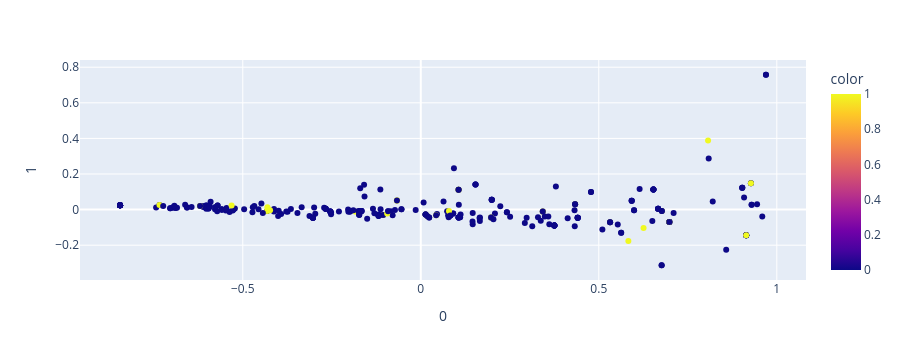
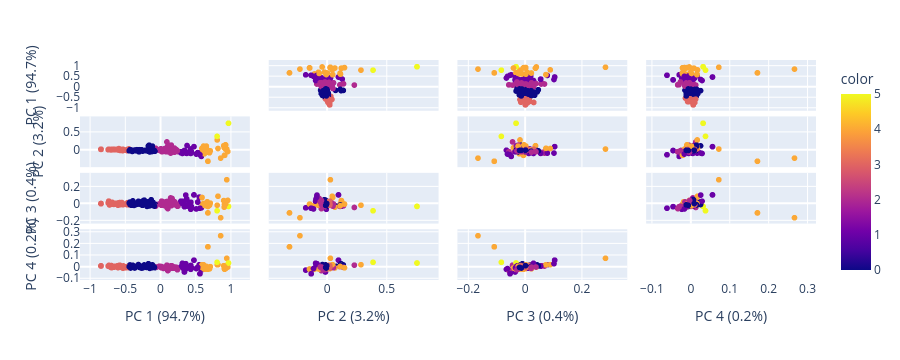

Source (notebook cell) for these figures, in order:
### Code cell
plot_2comp_target(vectors_x, dff['Y'])
plot_comp_variability(vectors_x, cluster_labels_x)

### Figure 1 — Plotly figure (JSON) as saved in the notebook; plotly's stock layout.template omitted (floating-point values rounded to 4 significant figures; data arrays with more than 128 entries replaced by an {"elided": "..."} marker saying what was removed)
{"data": [{"hovertemplate": "0=%{x}<br>1=%{y}<br>color=%{marker.color}<extra></extra>", "legendgroup": "", "marker": {"color": {"elided": "313 int values"}, "coloraxis": "coloraxis", "symbol": "circle"}, "mode": "markers", "name": "", "orientation": "v", "showlegend": false, "type": "scatter", "x": {"elided": "313 float values"}, "xaxis": "x", "y": {"elided": "313 float values"}, "yaxis": "y"}], "layout": {"coloraxis": {"colorbar": {"title": {"text": "color"}}, "colorscale": [[0, "#0d0887"], [0.1111, "#46039f"], [0.2222, "#7201a8"], [0.3333, "#9c179e"], [0.4444, "#bd3786"], [0.5556, "#d8576b"], [0.6667, "#ed7953"], [0.7778, "#fb9f3a"], [0.8889, "#fdca26"], [1, "#f0f921"]]}, "height": 360, "legend": {"tracegroupgap": 0}, "margin": {"t": 60}, "xaxis": {"anchor": "y", "autorange": true, "domain": [0, 1], "range": [-0.9546, 1.079], "title": {"text": "0"}, "type": "linear"}, "yaxis": {"anchor": "x", "autorange": true, "domain": [0, 1], "range": [-0.3956, 0.8406], "title": {"text": "1"}, "type": "linear"}}}

### Figure 2 — Plotly figure (JSON) as saved in the notebook; plotly's stock layout.template omitted (floating-point values rounded to 4 significant figures; data arrays with more than 128 entries replaced by an {"elided": "..."} marker saying what was removed)
{"data": [{"diagonal": {"visible": false}, "dimensions": [{"axis": {"matches": true}, "label": "PC 1 (94.7%)", "values": {"elided": "313 float values"}}, {"axis": {"matches": true}, "label": "PC 2 (3.2%)", "values": {"elided": "313 float values"}}, {"axis": {"matches": true}, "label": "PC 3 (0.4%)", "values": {"elided": "313 float values"}}, {"axis": {"matches": true}, "label": "PC 4 (0.2%)", "values": {"elided": "313 float values"}}], "hovertemplate": "%{xaxis.title.text}=%{x}<br>%{yaxis.title.text}=%{y}<br>color=%{marker.color}<extra></extra>", "legendgroup": "", "marker": {"color": {"elided": "313 int values"}, "coloraxis": "coloraxis", "symbol": "circle"}, "name": "", "showlegend": false, "type": "splom"}], "layout": {"coloraxis": {"colorbar": {"title": {"text": "color"}}, "colorscale": [[0, "#0d0887"], [0.1111, "#46039f"], [0.2222, "#7201a8"], [0.3333, "#9c179e"], [0.4444, "#bd3786"], [0.5556, "#d8576b"], [0.6667, "#ed7953"], [0.7778, "#fb9f3a"], [0.8889, "#fdca26"], [1, "#f0f921"]]}, "dragmode": "select", "height": 360, "legend": {"tracegroupgap": 0}, "margin": {"t": 60}, "xaxis": {"autorange": true, "range": [-1.143, 1.268], "type": "linear"}, "xaxis2": {"autorange": true, "range": [-0.489, 0.934], "type": "linear"}, "xaxis3": {"autorange": true, "range": [-0.2384, 0.3597], "type": "linear"}, "xaxis4": {"autorange": true, "range": [-0.1149, 0.3217], "type": "linear"}, "yaxis": {"autorange": true, "range": [-1.143, 1.268], "type": "linear"}, "yaxis2": {"autorange": true, "range": [-0.489, 0.934], "type": "linear"}, "yaxis3": {"autorange": true, "range": [-0.2384, 0.3597], "type": "linear"}, "yaxis4": {"autorange": true, "range": [-0.1149, 0.3217], "type": "linear"}}}
